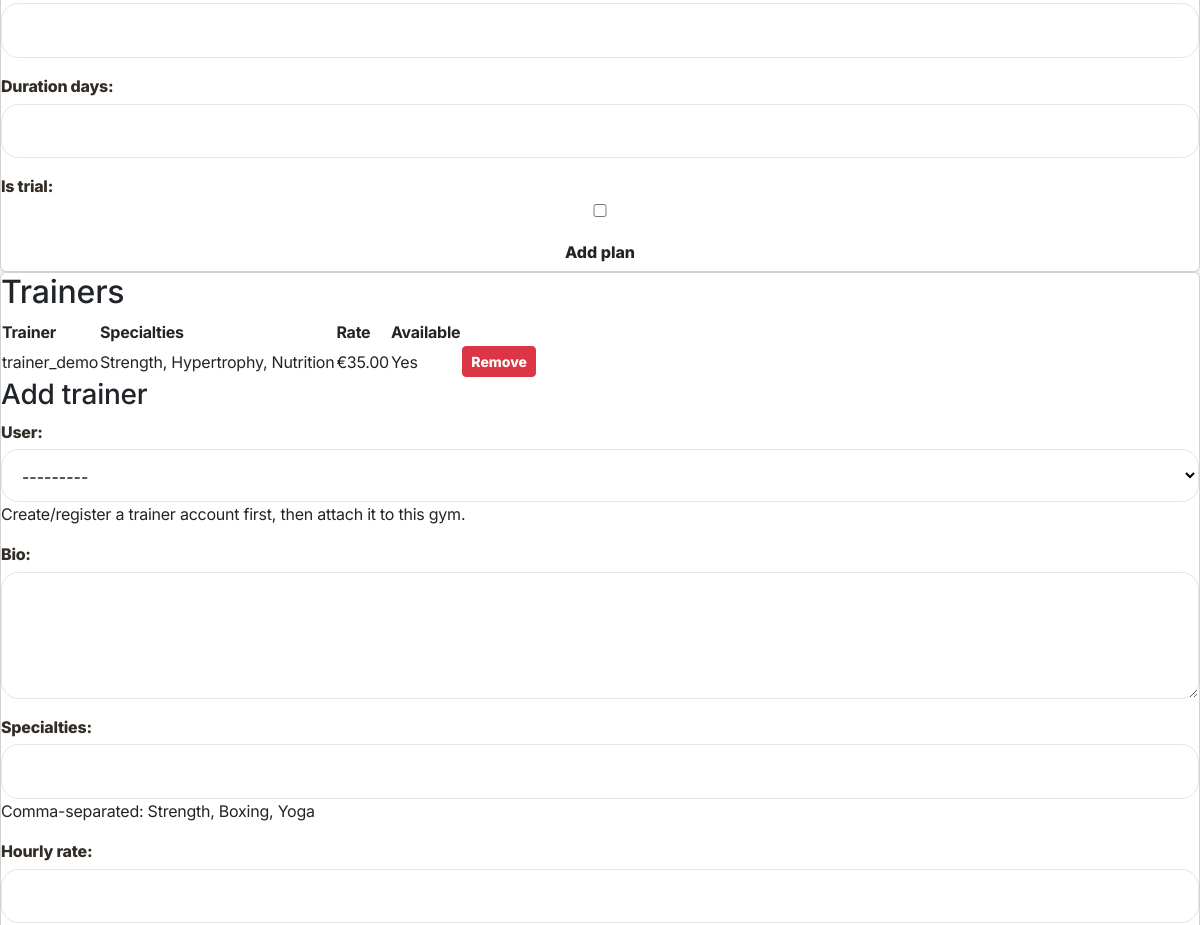
Page /owner/gyms/core-cardio-club/manage/ (signed in, middle part) on the earlier database version.
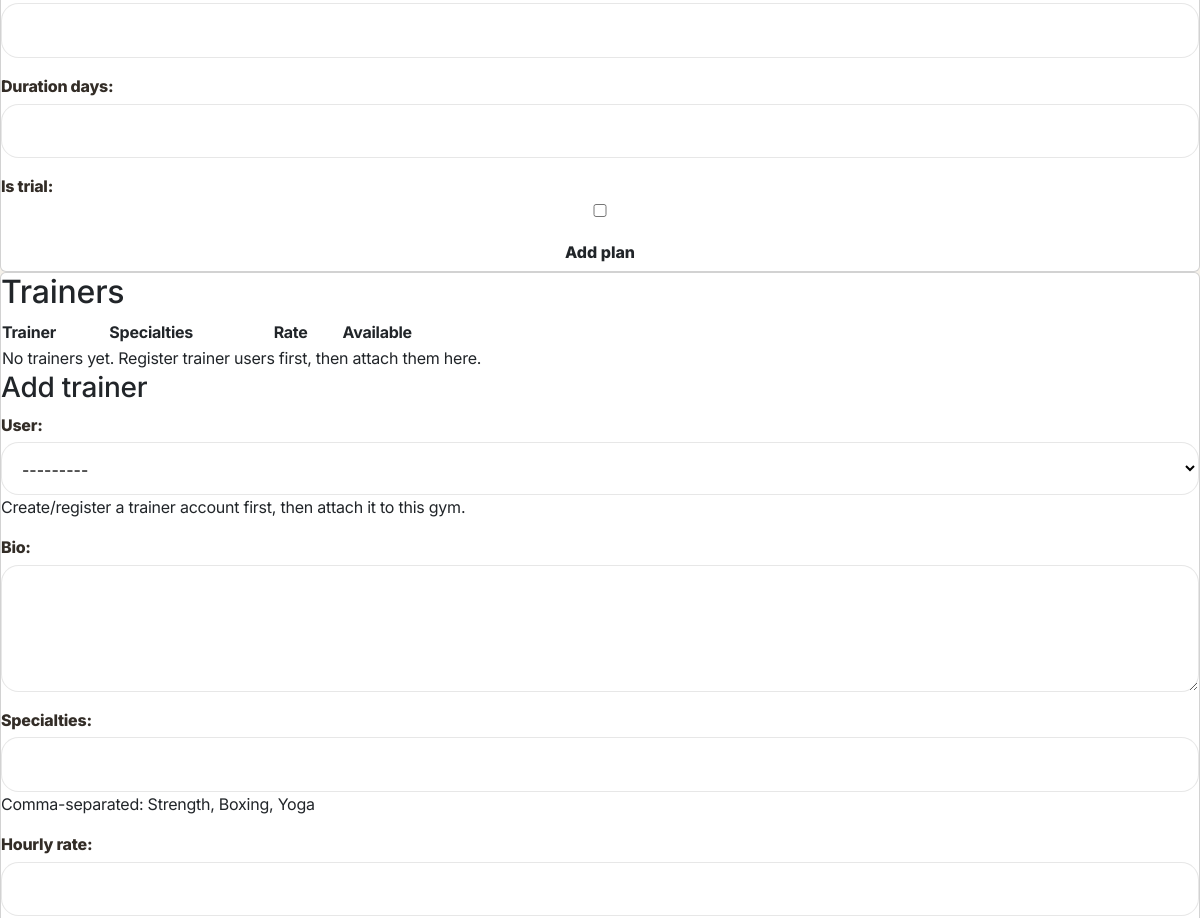
Same page on the later database version.
### apps/gyms/models.py (models this page shows, shortened)
class TrainerProfile(models.Model):
    user = models.OneToOneField(settings.AUTH_USER_MODEL, on_delete=models.CASCADE, related_name='trainer_profile')
    gym = models.ForeignKey(Gym, on_delete=models.CASCADE, related_name='trainers')
    bio = models.TextField()
    specialties = models.CharField(max_length=255, help_text='Comma-separated: Strength, Boxing, Yoga')
    hourly_rate = models.DecimalField(max_digits=8, decimal_places=2, validators=[MinValueValidator(0)], null=True, blank=True)
    is_available = models.BooleanField(default=True)

### apps/accounts/models.py (models this page shows, shortened)
class User(AbstractUser):
    class Role(models.TextChoices):
        CUSTOMER = 'CUSTOMER', 'Customer'
        OWNER = 'OWNER', 'Gym Owner'
        TRAINER = 'TRAINER', 'Trainer'
        ADMIN = 'ADMIN', 'Admin'
    role = models.CharField(max_length=20, choices=Role.choices, default=Role.CUSTOMER)
    phone = models.CharField(max_length=30, blank=True)

### apps/gyms/views.py (the view)
# urls.py: path('owner/gyms/<slug:slug>/manage/', views.owner_gym_manage, name='owner_gym_manage'),
@login_required
def owner_gym_manage(request, slug):
    gym = get_owner_gym_or_403(request, slug)
    return render(request, 'gyms/owner_gym_manage.html', {
        'gym': gym,
        'plan_form': MembershipPlanForm(),
        'trainer_form': TrainerProfileForm(),
        'image_form': GymImageForm(),
    })

### apps/gyms/forms.py
class MembershipPlanForm(forms.ModelForm):
    class Meta:
        model = MembershipPlan
        fields = ['title', 'description', 'price', 'duration_days', 'is_trial']
        widgets = {'description': forms.Textarea(attrs={'rows': 3})}

class TrainerProfileForm(forms.ModelForm):
    class Meta:
        model = TrainerProfile
        fields = ['user', 'bio', 'specialties', 'hourly_rate', 'is_available']
        widgets = {'bio': forms.Textarea(attrs={'rows': 4})}
    def __init__(self, *args, **kwargs):
        super().__init__(*args, **kwargs)
        self.fields['user'].queryset = User.objects.filter(role=User.Role.TRAINER).order_by('username')
        self.fields['user'].help_text = 'Create/register a trainer account first, then attach it to this gym.'

### apps/gyms/views.py (called while the page is built)
def get_owner_gym_or_403(request, slug):
    gym = get_object_or_404(Gym, slug=slug)
    if not (request.user.is_staff or request.user.role == 'ADMIN' or gym.owner == request.user):
        raise PermissionDenied('You can only manage gyms that belong to you.')
    return gym

### templates/gyms/owner_gym_manage.html (shortened to what this page needs)
{% extends 'base.html' %}
{% block content %}
<div class="grid two-columns">
  <article class="card wide-card">
    <form method="post" action="{% url 'owner_plan_add' gym.slug %}" class="compact-form">
      {{ plan_form.as_p }}
      <button class="btn" type="submit">Add plan</button>
    </form>
  </article>
  <article class="card wide-card">
    <h2>Trainers</h2>
    <div class="table-wrap">
      <table>
        <thead><tr><th>Trainer</th><th>Specialties</th><th>Rate</th><th>Available</th><th></th></tr></thead>
        <tbody>
          {% for trainer in gym.trainers.all %}
            <tr>
              <td>{{ trainer.user.get_full_name|default:trainer.user.username }}</td>
              <td>{{ trainer.specialties }}</td>
              <td>{% if trainer.hourly_rate %}€{{ trainer.hourly_rate }}{% else %}—{% endif %}</td>
              <td>{{ trainer.is_available|yesno:'Yes,No' }}</td>
              <td>
                <form method="post" action="{% url 'owner_trainer_delete' gym.slug trainer.id %}" class="inline-form">
                  {% csrf_token %}<button class="btn btn-sm btn-danger" type="submit">Remove</button>
                </form>
              </td>
            </tr>
          {% empty %}
            <tr><td colspan="5">No trainers yet. Register trainer users first, then attach them here.</td></tr>
          {% endfor %}
        </tbody>
      </table>
    </div>
    <h3>Add trainer</h3>
    <form method="post" action="{% url 'owner_trainer_add' gym.slug %}" class="compact-form">
      {{ trainer_form.as_p }}
    </form>
  </article>
</div>
{% endblock %}

Differences in the rows shown:
no longer on this page (row edited): TrainerProfile: user.get_full_name "trainer_demo", specialties "Strength, Hypertrophy, Nutrition", hourly_rate "35.00", is_available "Yes"
Other differences:
text now shown: "No trainers yet. Register trainer users first, then attach them here."
